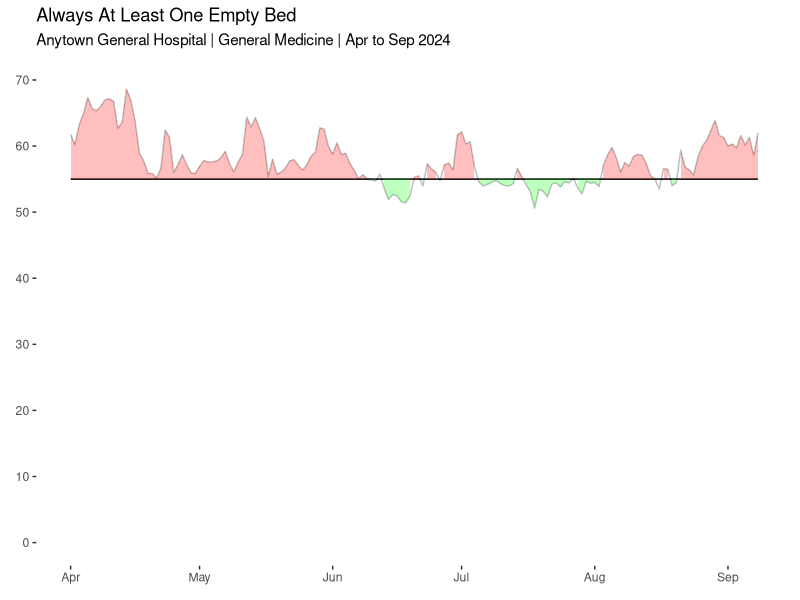

Generate this figure with R:
## ---- chunk 1
library(tidyverse)
library(readxl)
## ---- chunk 2
dataframe_01 <-
  read_xlsx("data/gm_mean_occ_beds.xlsx")
  
## ---- chunk 3
dataframe_01a <-
  dataframe_01 |> 
  mutate(bed_allocation = 55) |> 
  mutate(lower = if_else(mean_occupied_beds < bed_allocation,
                         mean_occupied_beds,
                         NA)) |> 
  mutate(higher = if_else(mean_occupied_beds >= bed_allocation,
                         mean_occupied_beds,
                         NA))
## ---- chunk 4
ggplot(data = dataframe_01a) + 
  geom_line(aes(x = date,
                y = mean_occupied_beds),
            colour = "grey") +
  geom_line(aes(x = date,
                y = bed_allocation)) +
  geom_ribbon(aes(x = date,
                  ymin = lower,
                  ymax = bed_allocation),
              fill = "green",
              alpha = 0.25) +
  geom_ribbon(aes(x = date,
                  ymin = bed_allocation,
                  ymax = higher),
              fill = "red",
              alpha = 0.25) +
  scale_y_continuous(limits = c(0, 70),
                     breaks = seq(0, 70, 10)) +
  labs(title = "Always At Least One Empty Bed",
       subtitle = "Anytown General Hospital | General Medicine | Apr to Sep 2024",
       x = element_blank(),
       y = element_blank()) +
  theme(panel.grid = element_blank(),
        panel.background = element_rect(fill = "white"))
